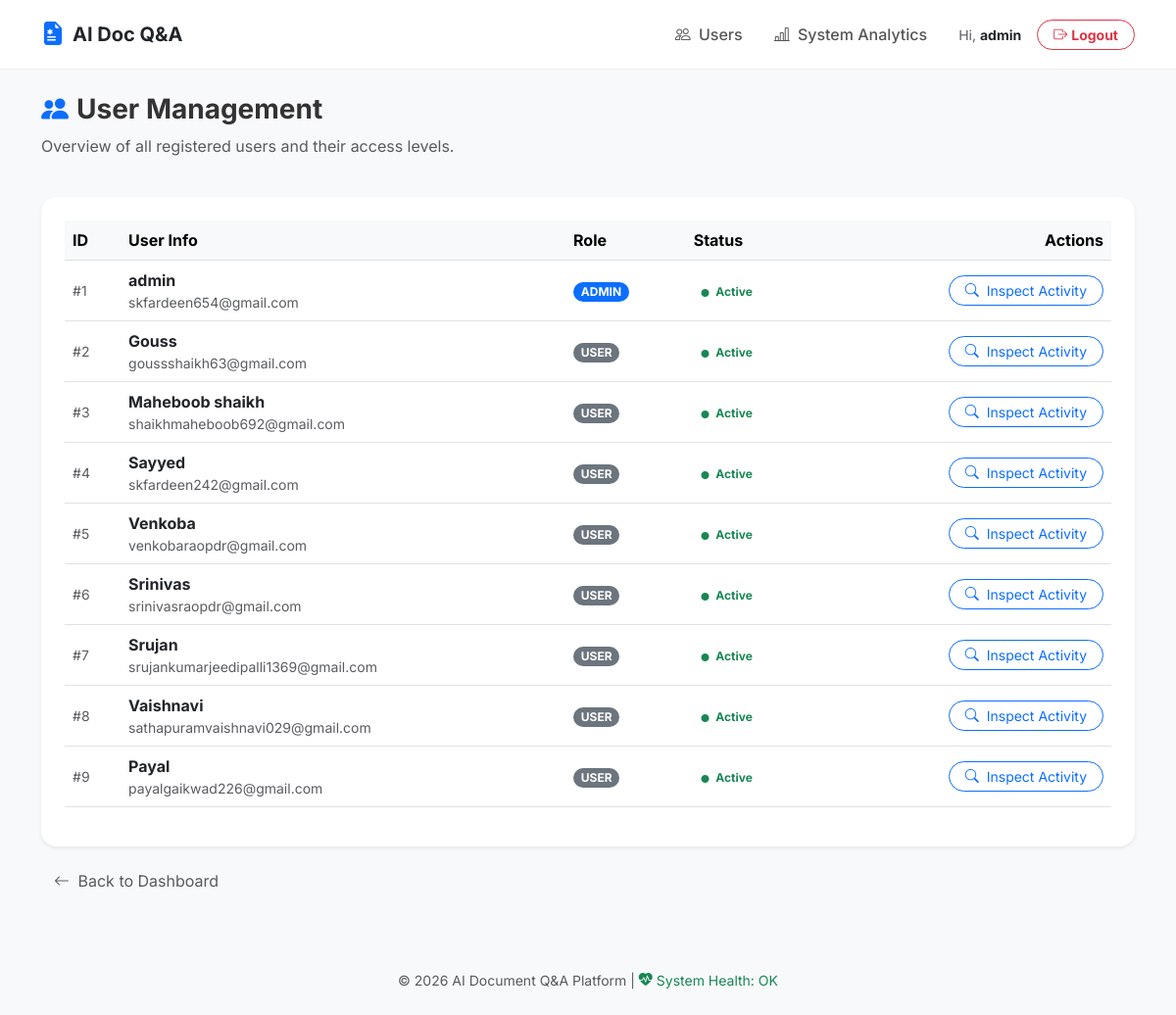
Screenshot of /users (signed in) with the database file from the repository.
### backend/models.py (models this page shows, shortened)
class User(db.Model, UserMixin):
    id = db.Column(db.Integer, primary_key=True)
    username = db.Column(db.String(80), unique=True, nullable=False)
    email = db.Column(db.String(120), unique=True, nullable=False)
    password = db.Column(db.String(200), nullable=False)
    role = db.Column(db.String(20), default="user")
    created_at = db.Column(db.DateTime, default=datetime.utcnow)
    chats = db.relationship('ChatHistory', backref='author', lazy=True)
    analytics = db.relationship('UsageAnalytics', backref='user', lazy=True)
    reset_token = db.Column(db.String(100), nullable=True)
    reset_token_expiry = db.Column(db.DateTime, nullable=True)

### backend/admin.py (the view)
@admin.route("/users")
@login_required
def list_users():
    if current_user.role != 'admin':
        abort(403)
    all_users = User.query.all()
    return render_template("admin_users.html", users=all_users)

### frontend/templates/admin_users.html (shortened to what this page needs)
{% extends "base.html" %}
{% block content %}
<div class="row mb-4">
    <div class="col">
        <h3 class="fw-bold"><i class="bi bi-people-fill text-primary me-2"></i>User Management</h3>
        <p class="text-muted">Overview of all registered users and their access levels.</p>
    </div>
</div>
<div class="card shadow-sm border-0 rounded-4">
    <div class="card-body p-4">
        <div class="table-responsive">
            <table class="table table-hover align-middle">
                <thead class="table-light">
                    <tr>
                        <th>ID</th>
                        <th>User Info</th>
                        <th>Role</th>
                        <th>Status</th>
                        <th class="text-end">Actions</th>
                    </tr>
                </thead>
                <tbody>
                    {% for user in users %}
                    <tr>
                        <td><span class="text-muted small">#{{ user.id }}</span></td>
                        <td>
                            <div class="fw-bold text-dark">{{ user.username }}</div>
                            <div class="small text-muted">{{ user.email }}</div>
                        </td>
                        <td>
                            <span class="badge {% if user.role == 'admin' %}bg-primary{% else %}bg-secondary{% endif %} rounded-pill">
                                {{ user.role | upper }}
                            </span>
                        </td>
                        <td>
                            <span class="badge bg-success-soft text-success small">
                                <i class="bi bi-circle-fill me-1" style="font-size: 0.5rem;"></i> Active
                            </span>
                        </td>
                        <td class="text-end">
                            <a href="{{ url_for('admin.user_detail', user_id=user.id) }}" class="btn btn-sm btn-outline-primary rounded-pill px-3">
                                <i class="bi bi-search me-1"></i> Inspect Activity
                            </a>
                        </td>
                    </tr>
                    {% else %}
                    <tr>
                        <td colspan="5" class="text-center py-5 text-muted">No users found in the system.</td>
                    </tr>
                    {% endfor %}
                </tbody>
            </table>
        </div>
    </div>
</div>
<div class="mt-3">
    <a href="/" class="btn btn-link text-decoration-none text-muted">
        <i class="bi bi-arrow-left me-1"></i> Back to Dashboard
    </a>
</div>
{% endblock %}

### frontend/templates/base.html (shortened to what this page needs)
<!DOCTYPE html>
<html lang="en">
<head>
    <link href="https://cdn.jsdelivr.net/npm/bootstrap@5.3.0/dist/css/bootstrap.min.css" rel="stylesheet">
    <link rel="stylesheet" href="https://cdn.jsdelivr.net/npm/bootstrap-icons@1.11.0/font/bootstrap-icons.css">
</head>
<body>
    <nav class="navbar navbar-expand-lg sticky-top mb-4">
        <div class="container">
            <a class="navbar-brand fw-bold d-flex align-items-center" href="/">
                <i class="bi bi-file-earmark-medical-fill text-primary me-2 fs-4"></i>
                <span class="text-dark">AI Doc Q&A</span>
            </a>
            <div class="collapse navbar-collapse" id="navbarNav">
                <ul class="navbar-nav ms-auto align-items-center">
                    {% if current_user.is_authenticated %}
                        {% if current_user.role == 'admin' %}
                            <li class="nav-item">
                                <a class="nav-link px-3" href="/users">
                                    <i class="bi bi-people me-1"></i> Users
                                </a>
                            </li>
                            <li class="nav-item">
                                <a class="nav-link px-3" href="/admin/analytics">
                                    <i class="bi bi-bar-chart-line me-1"></i> System Analytics
                                </a>
                            </li>
                        {% endif %}
                        <li class="nav-item ms-lg-3">
                            <span class="navbar-text text-muted small me-3">
                                Hi, <strong class="text-dark">{{ current_user.username }}</strong>
                            </span>
                        </li>
                        <li class="nav-item">
                            <a href="/logout" class="btn btn-sm btn-outline-danger rounded-pill px-3 fw-bold">
                                <i class="bi bi-box-arrow-right me-1"></i>Logout
                            </a>
                        </li>
                    {% endif %}
                </ul>
            </div>
        </div>
    </nav>
    <div class="container">
        {% block content %}{% endblock %}
    </div>
    <footer class="text-center py-4 mt-5 text-muted small">
        <p>&copy; 2026 AI Document Q&A Platform | <a href="/health" class="text-decoration-none text-success"><i class="bi bi-heart-pulse-fill"></i> System Health: OK</a></p>
</body>
</html>

### frontend/templates/base.html (style rules this page uses)
:root { --primary-gradient: linear-gradient(135deg, #667eea 0%, #764ba2 100%); --glass-bg: rgba(255, 255, 255, 0.95); }
body { background-color: #f8f9fa; font-family: 'Inter', sans-serif; color: #333; }
.navbar { background: white !important; border-bottom: 1px solid #eee; padding: 0.75rem 0; }
.card { border: none; border-radius: 12px; transition: transform 0.2s ease, box-shadow 0.2s ease; }
.nav-link { font-weight: 500; color: #555 !important; transition: color 0.2s; }

### rows the page displays
User: username "admin", id "1", email "skfardeen654@gmail.com", role "ADMIN"
User: id "2", username "Gouss", email "goussshaikh63@gmail.com", role "USER"
User: id "3", username "Maheboob shaikh", email "shaikhmaheboob692@gmail.com", role "USER"
User: id "4", username "Sayyed", email "skfardeen242@gmail.com", role "USER"
User: id "5", username "Venkoba", email "venkobaraopdr@gmail.com", role "USER"
User: id "6", username "Srinivas", email "srinivasraopdr@gmail.com", role "USER"
User: id "7", username "Srujan", email "srujankumarjeedipalli1369@gmail.com", role "USER"
User: id "8", username "Vaishnavi", email "sathapuramvaishnavi029@gmail.com", role "USER"
User: id "9", username "Payal", email "payalgaikwad226@gmail.com", role "USER"
